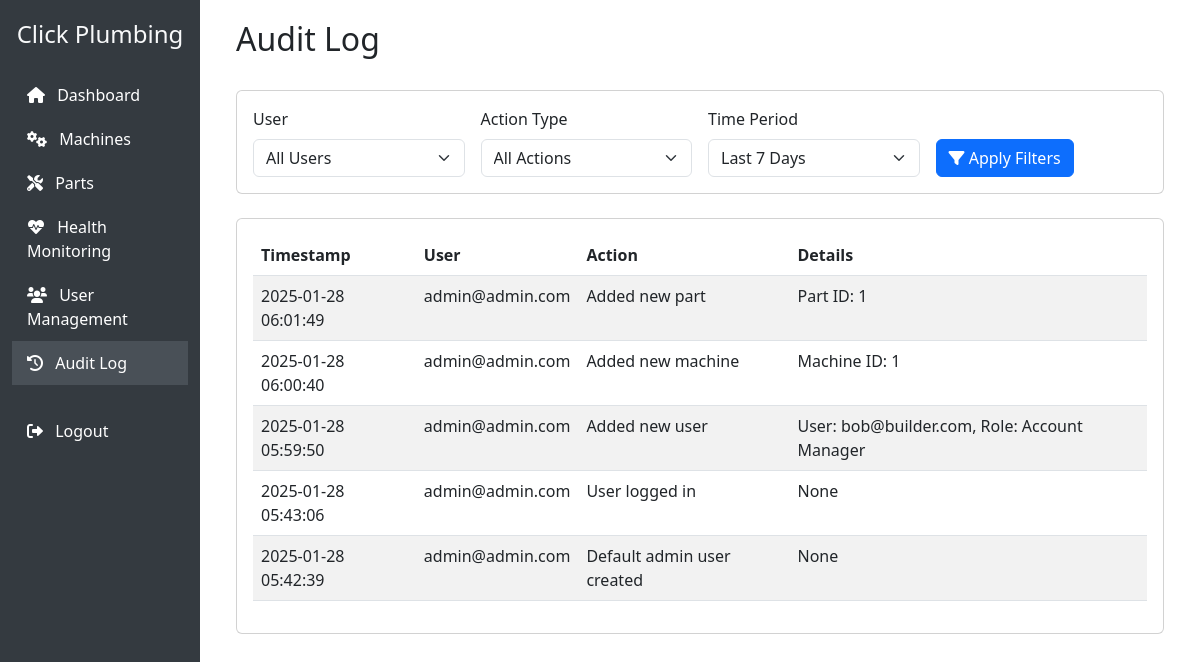
The app's page /audit (signed in) with its own data.
### models.py (models this page shows)
class AuditLog(db.Model):
    id = db.Column(db.Integer, primary_key=True)
    user_id = db.Column(db.Integer, db.ForeignKey('user.id'), nullable=False)
    action = db.Column(db.String(200), nullable=False)
    details = db.Column(db.Text)
    timestamp = db.Column(db.DateTime, default=datetime.utcnow)

class User(UserMixin, db.Model):
    id = db.Column(db.Integer, primary_key=True)
    email = db.Column(db.String(120), unique=True, nullable=False)
    password = db.Column(db.String(200), nullable=False)
    role = db.Column(db.String(20), nullable=False)  # Admin, Engineer, Account Manager
    created_at = db.Column(db.DateTime, default=datetime.utcnow)

### routes/audit.py (the view)
@audit_bp.route('/audit')
@login_required
def log():
    user_id = request.args.get('user_id', type=int)
    action_type = request.args.get('action_type')
    days = request.args.get('days', type=int, default=7)
    query = AuditLog.query
    if user_id:
        query = query.filter(AuditLog.user_id == user_id)
    if action_type:
        query = query.filter(AuditLog.action.like(f'%{action_type}%'))
    if days:
        start_date = datetime.utcnow() - timedelta(days=days)
        query = query.filter(AuditLog.timestamp >= start_date)
    logs = query.order_by(AuditLog.timestamp.desc()).all()
    users = User.query.all()
    return render_template('audit/log.html', logs=logs, users=users)

### app.py (called while the page is built)
@login_manager.user_loader
def load_user(user_id):
    return User.query.get(int(user_id))

### templates/audit/log.html (shortened to what this page needs)
{% extends "base.html" %}
{% block content %}
<div class="container-fluid">
    <div class="row mb-4">
        <div class="col-12">
            <h2>Audit Log</h2>
        </div>
    </div>
    <div class="row mb-4">
        <div class="col-12">
            <div class="card">
                <div class="card-body">
                    <form method="GET" class="row g-3">
                        <div class="col-md-3">
                            <label class="form-label">User</label>
                            <select class="form-select" name="user_id">
                                <option value="">All Users</option>
                            </select>
                        </div>
                        <div class="col-md-3">
                            <label class="form-label">Action Type</label>
                            <select class="form-select" name="action_type">
                                <option value="">All Actions</option>
                            </select>
                        </div>
                        <div class="col-md-3">
                            <label class="form-label">Time Period</label>
                            <select class="form-select" name="days">
                                <option value="7" {% if request.args.get('days')|int == 7 or not request.args.get('days') %}selected{% endif %}>Last 7 Days</option>
                            </select>
                        </div>
                        <div class="col-md-3 d-flex align-items-end">
                            <button type="submit" class="btn btn-primary">
                                <i class="fas fa-filter"></i> Apply Filters
                            </button>
                        </div>
                    </form>
                </div>
            </div>
        </div>
    </div>
    <div class="row">
        <div class="col-12">
            <div class="card">
                <div class="card-body">
                    <div class="table-responsive">
                        <table class="table table-striped">
                            <thead>
                                <tr>
                                    <th>Timestamp</th>
                                    <th>User</th>
                                    <th>Action</th>
                                    <th>Details</th>
                                </tr>
                            </thead>
                            <tbody>
                                {% for log in logs %}
                                <tr>
                                    <td>{{ log.timestamp.strftime('%Y-%m-%d %H:%M:%S') }}</td>
                                    <td>
                                        {% for user in users %}
                                            {% if user.id == log.user_id %}
                                                {{ user.email }}
                                            {% endif %}
                                        {% endfor %}
                                    </td>
                                    <td>{{ log.action }}</td>
                                    <td>{{ log.details }}</td>
                                </tr>
                                {% endfor %}
                            </tbody>
                        </table>
                    </div>
                </div>
            </div>
        </div>
    </div>
</div>
{% endblock %}

### records on screen
AuditLog: timestamp "2025-01-28 06:01:49", action "Added new part", details "Part ID: 1"
User: email "admin@admin.com"
AuditLog: timestamp "2025-01-28 06:00:40", action "Added new machine", details "Machine ID: 1"
AuditLog: timestamp "2025-01-28 05:59:50", action "Added new user", details "User: bob@builder.com, Role: Account Manager"
AuditLog: timestamp "2025-01-28 05:43:06", action "User logged in", details "None"
AuditLog: timestamp "2025-01-28 05:42:39", action "Default admin user created", details "None"
